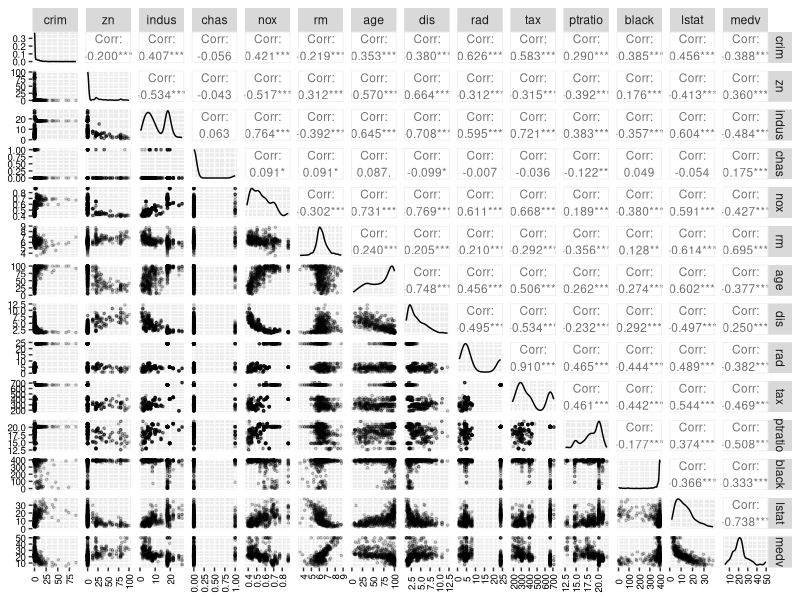
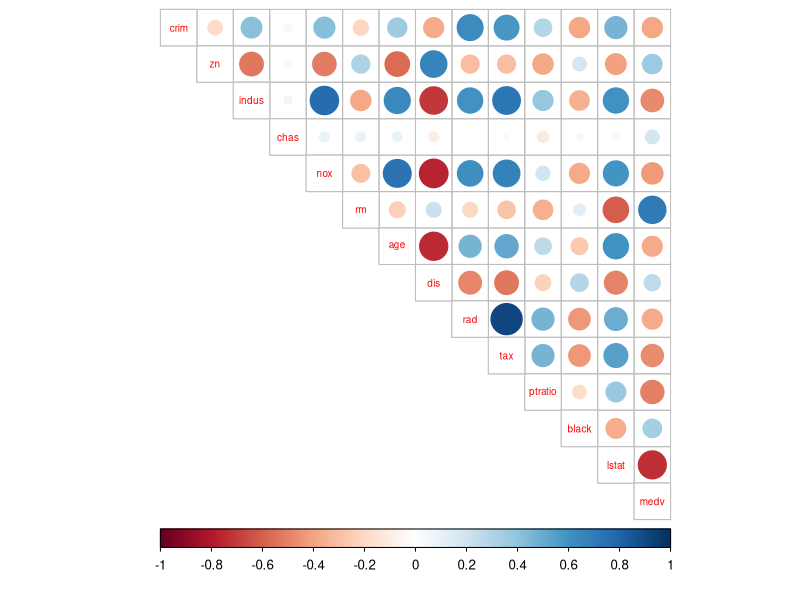
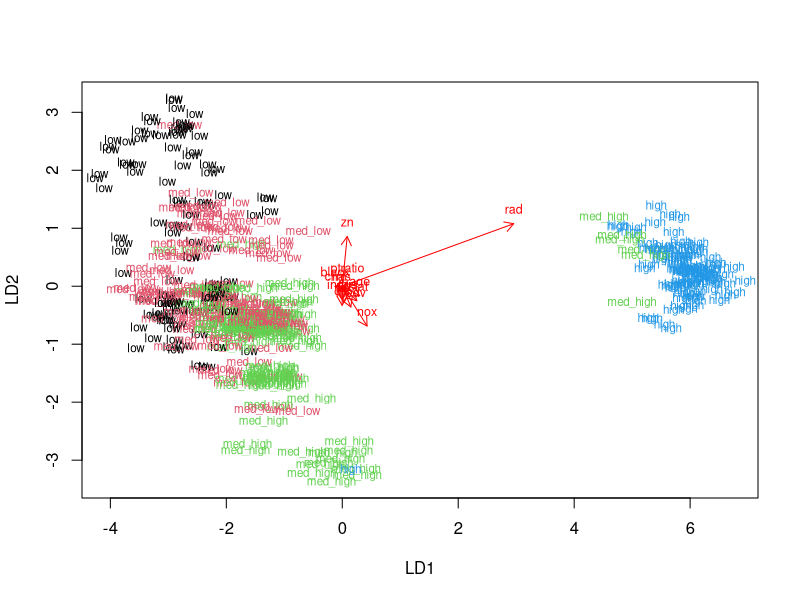
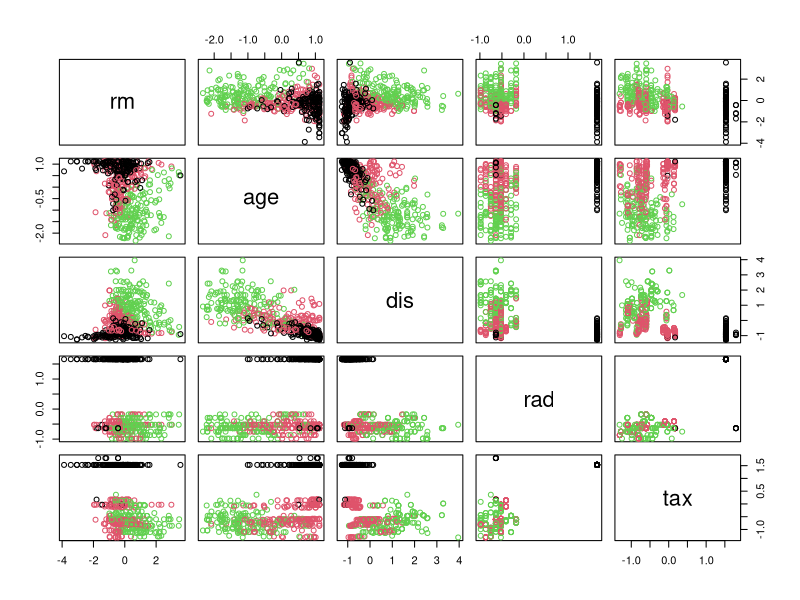
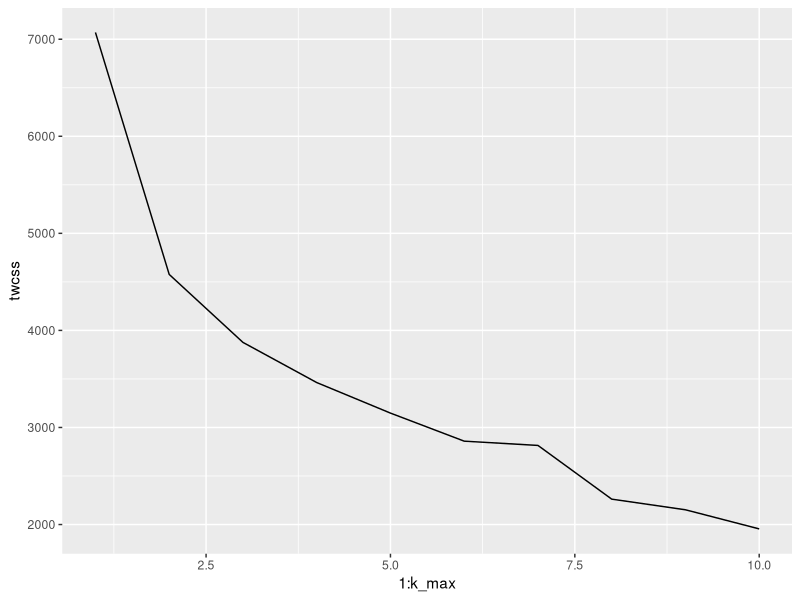
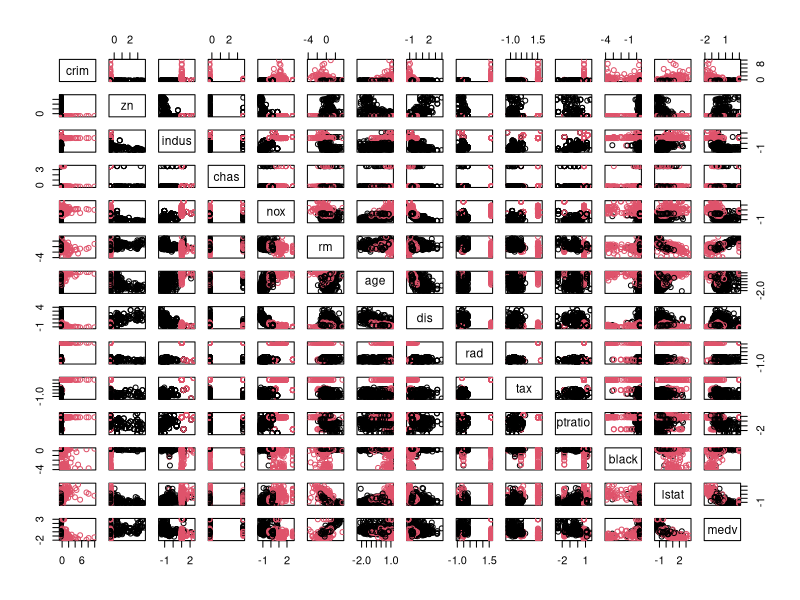

Source code (R) for these figures, in order:
## ---- chunk 1
library(MASS)
Ex4 <- Boston
str(Ex4)
## ---- chunk 2
summary(Ex4)
library(ggplot2)
library(GGally)
plot1 <- ggpairs(Ex4,       
  upper = list(continuous = wrap("cor", size = 3)), 
  lower = list(continuous = wrap("points", alpha = .2, size = .6),
               combo = wrap("facethist", bins = 10))) +
  theme(
    axis.text.x = element_text(angle = 90, color = "black", size = 7, vjust = .5),
    axis.text.y = element_text(color = "black", size = 7))
  
  
plot1

## ---- chunk 3
library(corrplot)
library(tidyverse)

cor_matrix<-cor(Ex4) %>% round(2)
cor_matrix

corrplot(cor_matrix, method="circle", type = "upper", cl.pos = "b", tl.pos = "d", tl.cex = 0.6)

## ---- chunk 4
Ex4_scaled <- scale(Ex4)
summary(Ex4_scaled)
Ex4_scaled <- as.data.frame(Ex4_scaled)
class(Ex4_scaled)
## ---- chunk 5
summary(Ex4_scaled$crim)
bins <- quantile(Ex4_scaled$crim)
bins

crime <- cut(Ex4_scaled$crim, breaks = bins, include.lowest = TRUE, label = c("low", "med_low", "med_high", "high"))

table(crime)

Ex4_scalednocrim <- dplyr::select(Ex4_scaled, -crim)

Ex4_scaledw <- data.frame(Ex4_scalednocrim, crime)

summary(Ex4_scaledw)

boston_scaled <- Ex4_scaledw

## ---- chunk 6
n <- nrow(boston_scaled)
n

# choose randomly 80% of the rows
train_set <- sample(n,  size = n * 0.8)

train <- boston_scaled[train_set,]
 
test <- boston_scaled[-train_set,]


## ---- chunk 7
lda.fit <- lda(crime ~ ., data = train)

lda.fit

str(train)

# the function for lda biplot arrows
lda.arrows <- function(x, myscale = 1, arrow_heads = 0.1, color = "red", tex = 0.75, choices = c(1,2)){
  heads <- coef(x)
  arrows(x0 = 0, y0 = 0, 
         x1 = myscale * heads[,choices[1]], 
         y1 = myscale * heads[,choices[2]], col=color, length = arrow_heads)
  text(myscale * heads[,choices], labels = row.names(heads), 
       cex = tex, col=color, pos=3)
}

# classes as numeric
classes <- as.numeric(train$crime)

# plot results
plot(lda.fit, dimen = 2, col = classes, pch = classes)
lda.arrows(lda.fit, myscale = 1)

## ---- chunk 8
# save the correct classes from test data to evaluate predictions
correct_classes <- test$crime
correct_classes
summary(test)

# remove the crime variable from test data
test <- dplyr::select(test, -crime)

lda.pred <- predict(lda.fit, newdata = test)
lda.pred

## ---- chunk 9
table(correct = correct_classes, predicted = lda.pred$class) %>% addmargins()
## ---- chunk 10
library(MASS)
data('Boston')

Boston_scaled <- scale(Boston) %>% as.data.frame()
class(Boston_scaled)

# euclidean distance matrix
dist_eu <- dist(Boston_scaled)
dist_eu
# look at the summary of the distances

summary(dist_eu)

## ---- chunk 11
km <-kmeans(Boston_scaled, centers = 3)


# plot the dataset with clusters
pairs(Boston_scaled[6:10], col = km$cluster)

set.seed(123)

# determine the number of clusters
k_max <- 10

# calculate the total within sum of squares
twcss <- sapply(1:k_max, function(k){kmeans(Boston_scaled, k)$tot.withinss})

# visualize the results
qplot(x = 1:k_max, y = twcss, geom = 'line')

# The optimal number of clusters is when the value of total WCSS changes radically. In this case, two clusters would seem optimal 

km <-kmeans(Boston_scaled, centers = 2)

pairs(Boston_scaled, col = km$cluster)


